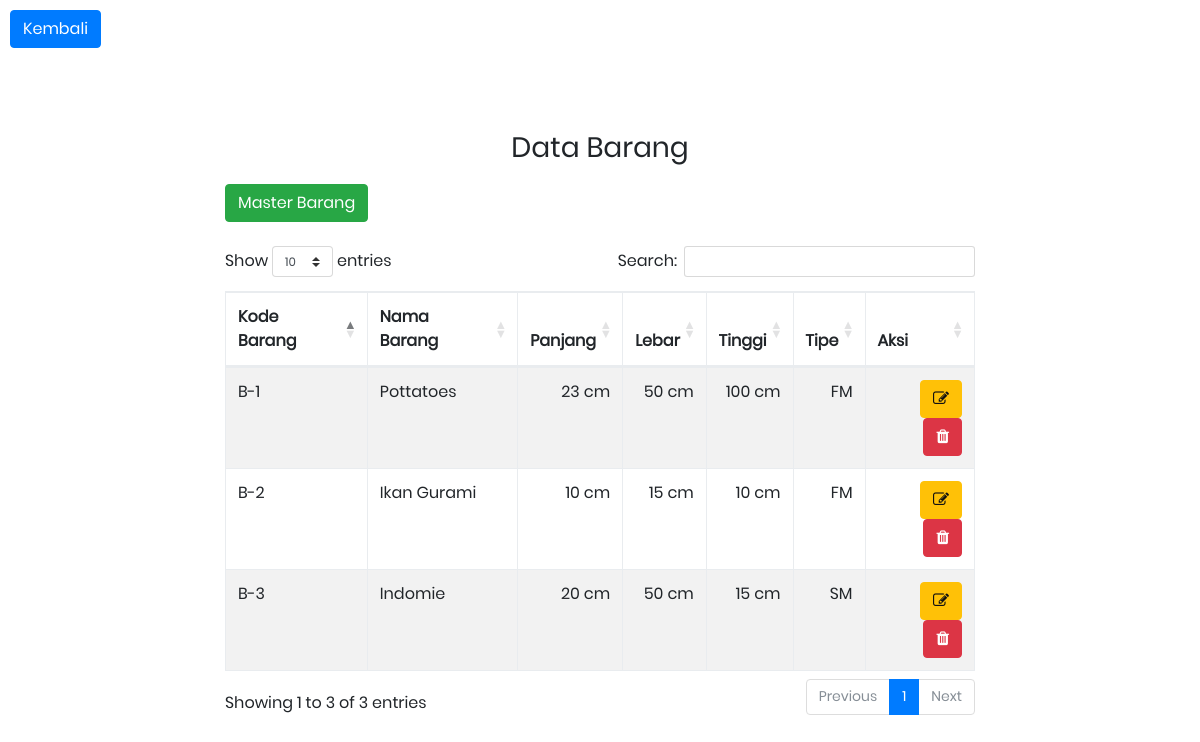
The page /index.php/dashboard/input_barang on the database its author committed.
### tables this page shows
CREATE TABLE `tbl_ga_barang` (
  `id_barang` varchar(100) NOT NULL,
  `nama_barang` varchar(255) NOT NULL,
  `panjang` int(10) NOT NULL,
  `lebar` int(10) NOT NULL,
  `tinggi` int(10) NOT NULL,
  `type` enum('FM','SM') NOT NULL
);

### application/controllers/Dashboard.php (called while the page is built, shortened)
<?php
class Dashboard extends CI_Controller {
    public function __construct()
    {
            $this->load->model('Ga_model');
    }
    public function input_barang()
	{
        $data['barang'] = $this->Ga_model->getAllData('tbl_ga_barang')->result_array();
        $data['stok_barang'] = $this->Ga_model->getUnlocatedStock()->result_array();
        $this->load->view('templates/header');
        $this->load->view('ga_input_barang',$data);
        $this->load->view('templates/footer');
        $this->load->view('barang/input_barang_ajax');
    }
}

### index.php (called while the page is built, shortened)
<?php
require_once BASEPATH.'core/CodeIgniter.php';

### application/models/Ga_model.php (called while the page is built, shortened)
<?php
class Ga_model extends CI_Model {
    public function getAllData($table){
        return $this->db->get($table);
    }
}

### application/views/ga_input_barang.php (the view, shortened to what this page needs)
<div class="limiter">
		<div class="container-login100">
            <a href="<?=base_url()?>dashboard"><button type="button" class="btn btn-primary"
             style="position:absolute;left:10px;top:10px;">
             Kembali
            </button></a>
            <div class='col-md-8 p-t-50'>
            <h3 class='text-center p-b-20'>Data Barang</h3>
            <button type="button" class="btn btn-success"
              data-toggle="modal" data-target="#exampleModal">
              Master Barang
            </button><br><br>
            <table id="example" class="table table-striped table-bordered" style="width:100%">
                <thead>
                    <tr>
                        <th scope="col">Kode Barang</th>
                        <th scope="col">Nama Barang</th>
                        <th scope="col" class='text-right'>Panjang</th>
                        <th scope="col" class='text-right'>Lebar</th>
                        <th scope="col" class='text-right'>Tinggi</th>
                        <th scope="col">Tipe</th>
                        <th scope="col">Aksi</th>
                    </tr>
                </thead>
                <tbody>
                    <?php foreach($barang as $row){?>
                        <tr>
                            <td><?=$row['id_barang'];?></td>
                            <td><?=$row['nama_barang'];?></td>
                            <td class='text-right'><?=$row['panjang'];?> cm</td>
                            <td class='text-right'><?=$row['lebar'];?> cm</td>
                            <td class='text-right'><?=$row['tinggi'];?> cm</td>
                            <td class='text-right'><?=$row['type'];?></td>
                            <td class='text-right'>
                                <button type="button" class="btn btn-warning"
                                    data-toggle="modal" data-target="#edit-data"
                                    data-id="<?=$row['id_barang'];?>"
                                    data-nama="<?=$row['nama_barang'];?>"
                                    data-panjang="<?=$row['panjang'];?>"
                                    data-lebar="<?=$row['lebar'];?>"
                                    data-tinggi="<?=$row['tinggi'];?>"
                                    data-type="<?=$row['type'];?>"
                                ><i class="fa fa-edit"></i></button>
                                <button type="button"
                                    class="btn btn-danger"
                                    onclick="delete_data('<?=$row['id_barang'];?>','barang')"
                                    >
                                    <i class="fa fa-trash"></i></button>
                            </td>
                        </tr>
                    <?php }?>
                </tbody>
            </table>
            </div>
		</div>
	</div>

### assets/css/main.css (style rules this page uses)
* { margin: 0px; padding: 0px; box-sizing: border-box; }
body, html { height: 100%; font-family: Poppins-Regular, sans-serif; }
a { font-family: Poppins-Regular; font-size: 14px; line-height: 1.7; color: #666666; margin: 0px; transition: all 0.4s; -webkit-transition: all 0.4s; -o-transition: all 0.4s; -moz-transition: all 0.4s; }
h1,h2,h3,h4,h5,h6 { margin: 0px; }
button { outline: none !important; border: none; background: transparent; }
.limiter { width: 100%; margin: 0 auto; }
.container-login100 { width: 100%; min-height: 100vh; display: -webkit-box; display: -webkit-flex; display: -moz-box; display: -ms-flexbox; display: flex; flex-wrap: wrap; justify-content: center; align-items: center; padding: 15px; background-repeat: no-repeat; background-position: center; background-size: cover; position: relative; }

### rows shown on the page
tbl_ga_barang: id_barang "B-1", nama_barang "Pottatoes", panjang "23", lebar "50", tinggi "100", type "FM"
tbl_ga_barang: id_barang "B-2", nama_barang "Ikan Gurami", panjang "10", lebar "15", tinggi "10", type "FM"
tbl_ga_barang: id_barang "B-3", nama_barang "Indomie", panjang "20", lebar "50", tinggi "15", type "SM"
